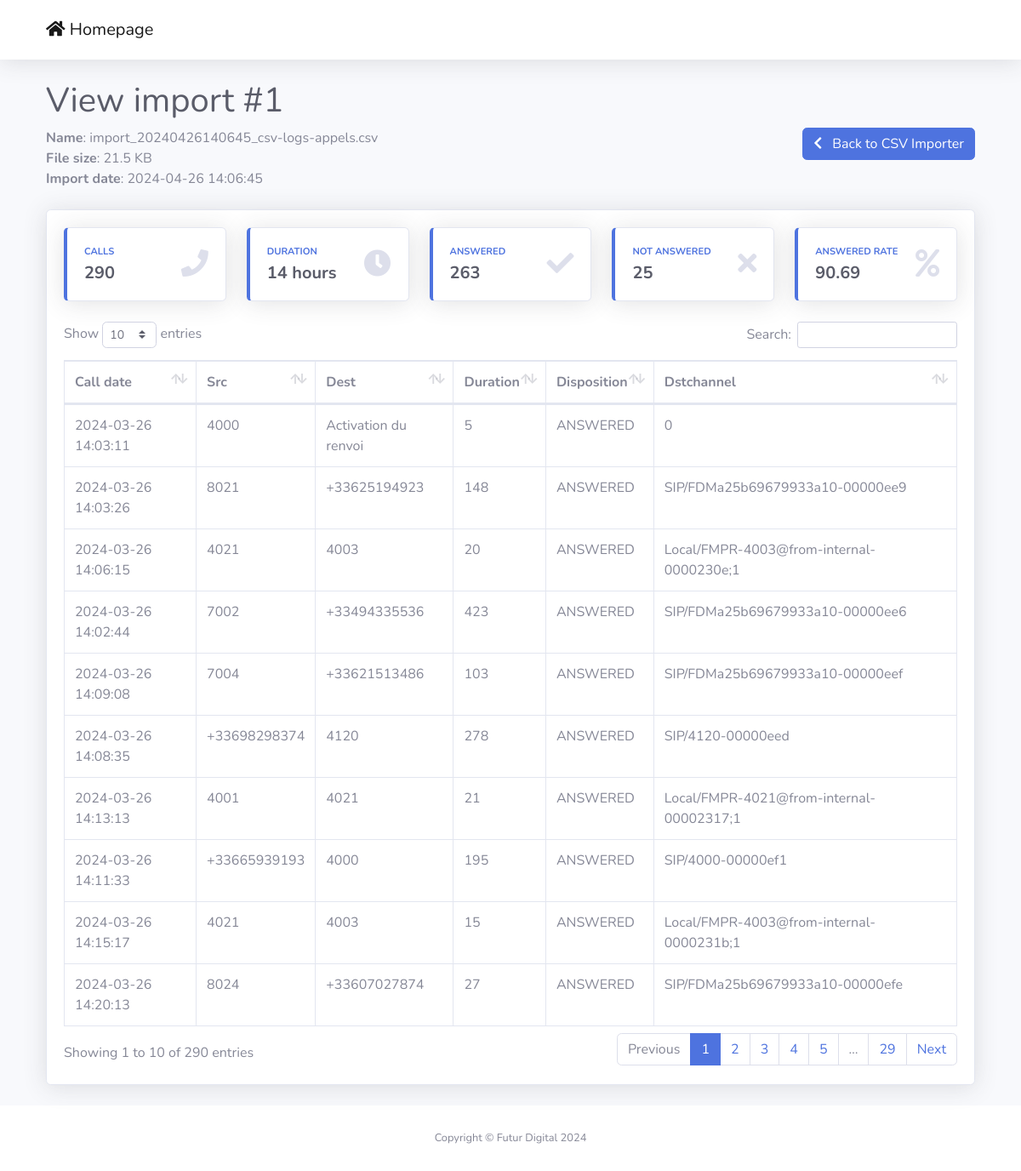
Screenshot of /view-import/1 with the database file from the repository.
### tables this page shows
CREATE TABLE `imports` (
  `id` int NOT NULL AUTO_INCREMENT,
  `name` varchar(255) DEFAULT NULL,
  `fileName` varchar(120) DEFAULT NULL,
  `fileSize` int DEFAULT NULL,
  `created_at` datetime DEFAULT CURRENT_TIMESTAMP,
  PRIMARY KEY (`id`)
);

CREATE TABLE `log_appels_import` (
  `id` int NOT NULL AUTO_INCREMENT,
  `import_id` int NOT NULL,
  `calldate` datetime DEFAULT NULL,
  `src` varchar(20) DEFAULT NULL,
  `dest` varchar(20) DEFAULT NULL,
  `duration` int DEFAULT NULL,
  `disposition` varchar(45) DEFAULT NULL,
  `dstchannel` varchar(45) DEFAULT NULL,
  PRIMARY KEY (`id`)
);

### src/Core/Database.php (called while the page is built, shortened)
<?php
class Database {
    protected PDO $dbh;
    protected PDOStatement $statement;
    public function __construct() {
        $db_host = Config::DB_HOST;
        $db_port = Config::DB_PORT;
        $db_name = Config::DB_NAME;
        $db_user = Config::DB_USER;
        $db_password = Config::DB_PASSWORD;
        $dns = "mysql:host=$db_host;port=$db_port;dbname=$db_name;charset=utf8";
        $options = array(
            PDO::ATTR_PERSISTENT => true,
            PDO::ATTR_ERRMODE => PDO::ERRMODE_EXCEPTION,
        );
        try {
            $this->dbh = new PDO($dns, $db_user, $db_password, $options);
        } catch (PDOException $exception) {
            $this->error = $exception->getMessage();
            throw new PDOException($this->error);
        }
    }
    public function query($query): void {
        $this->statement = $this->dbh->prepare($query);
    }
    public function bind($param, $value, $type = NULL): void {
        if (is_null($type)) {
            switch ($value) {
                case is_int($value):
                    $type = PDO::PARAM_INT;
                    break;
            }
        }
        $this->statement->bindValue($param, $value, $type);
    }
    public function execute(): bool {
        return $this->statement->execute();
    }
    public function get_records(): array {
        $this->execute();
        return $this->statement->fetchAll(PDO::FETCH_ASSOC);
    }
    public function get_single(): mixed {
        $this->execute();
        return $this->statement->fetch(PDO::FETCH_ASSOC);
    }
}

### src/Repositories/ImportRepository.php (called while the page is built, shortened)
<?php
class ImportRepository {
    private Database $database;
    public function __construct() {
        $this->database = new Database();
    }
    public function getById(int $id) {
        $this->database->query('SELECT * FROM imports WHERE id = :id');
        $this->database->bind(':id', $id);
        $this->database->execute();
        return $this->database->get_single();
    }
}

### src/Utils/Utils.php (called while the page is built, shortened)
<?php
class Utils {
    public static function convertBytesToHumanReadable(int $bytes): string {
        $units = ['B', 'KB', 'MB', 'GB', 'TB'];
        for ($i = 0; $bytes > 1024; $i++) {
            $bytes /= 1024;
        }
        return round($bytes, 2) . ' ' . $units[$i];
    }
    public static function secondsToHoursMinutes(int $seconds): string {
        $hours = floor($seconds / 3600);
        $minutes = floor(($seconds % 3600) / 60);
        $output = '';
        if ($hours > 0) {
            $output .= $hours . ' hour' . ($hours > 1 ? 's' : '');
        }
        return $output;
    }
}

### src/Repositories/LogAppelImportRepository.php (called while the page is built, shortened)
<?php
class LogAppelImportRepository {
    private Database $database;
    public function __construct() {
        $this->database = new Database();
    }
    public function getRecordsByImportId(int $importId) {
        $this->database->query('SELECT * FROM log_appels_import WHERE import_id = :import_id');
        $this->database->bind(':import_id', $importId);
        $this->database->execute();
        return $this->database->get_records();
    }
    public function getStats(array $importRecords): array {
        $stats = [
            'totalCalls' => 0,
            'totalDuration' => 0,
            'totalAnswered' => 0,
            'totalNotAnswered' => 0,
            'answeredRate' => 0,
        ];
        foreach ($importRecords as $record) {
            $stats['totalCalls']++;
            $stats['totalDuration'] += $record['duration'];
            $stats['totalAnswered'] += $record['disposition'] === 'ANSWERED' ? 1 : 0;
            $stats['totalNotAnswered'] += $record['disposition'] === 'NO ANSWER' ? 1 : 0;
        }
        $stats['answeredRate'] = $stats['totalCalls'] > 0 ? round(($stats['totalAnswered'] / $stats['totalCalls']) * 100, 2) : 0;
        $stats['totalDuration'] = Utils::secondsToHoursMinutes($stats['totalDuration']);
        return $stats;
    }
}

### src/Utils/Security.php (called while the page is built, shortened)
<?php
class Security
{
    public static function escapeHtml(string $input): string
    {
        return htmlspecialchars($input, ENT_QUOTES, 'UTF-8');
    }
}

### view-import.php (the view, shortened to what this page needs)
<?php
include 'layout/header.php'; ?>
    <div class="container">
    <?php
    $importId = explode("/",($_SERVER["REQUEST_URI"]))[2];
    $importId = filter_var($importId, FILTER_SANITIZE_NUMBER_INT);
    $importRepository = new ImportRepository();
    $import = $importRepository->getById($importId);
    $logAppelImportRepository = new LogAppelImportRepository();
    $logAppelsImport = $logAppelImportRepository->getRecordsByImportId($importId);
    $stats = $logAppelImportRepository->getStats($logAppelsImport);
    if ($import ):
    ?>
    <h1 class="h1 mb-2 text-gray-800">View import #<?php echo $importId; ?></h1>
    <div class="mb-4 row">
        <div class="col-sm-8">
            <div><b>Name</b>: <?php echo $import['name']; ?></div>
            <div><b>File size</b>: <?php echo Utils::convertBytesToHumanReadable($import['fileSize']); ?></div>
            <div><b>Import date</b>: <?php echo $import['created_at']; ?></div>
        </div>
        <div class="col-sm-4 text-right">
            <a href="/" class="btn btn-primary"><i class="fa fa-chevron-left pr-2"></i> Back to CSV Importer</a>
        </div>
    </div>
    <?php endif; ?>
    <div class="card shadow mb-4">
        <div>
            <div class="card-body">
                <div id="stats" class="row mb-4">
                    <?php
                    $statList = [
                        'totalCalls' => [
                            'title' => 'Calls',
                            'icon' => 'fa-phone',
                        ],
                        'totalDuration' => [
                            'title' => 'Duration',
                            'icon' => 'fa-clock',
                        ],
                        'totalAnswered' => [
                            'title' => 'Answered',
                            'icon' => 'fa-check',
                        ],
                        'totalNotAnswered' => [
                            'title' => 'Not Answered',
                            'icon' => 'fa-times',
                        ],
                        'answeredRate' => [
                            'title' => 'Answered Rate',
                            'icon' => 'fa-percent',
                        ]
                    ];
                    foreach ($statList as $key => $value) :
                        $title = $value['title'];
                    ?>
                    <div class="col">
                        <?php echo Components::statsCard($title, $stats[$key], $value['icon']); ?>
                    </div>
                    <?php endforeach; ?>
                </div>
                <?php
                if ( count($logAppelsImport) > 0 ):
                ?>
                <table class="table table-bordered" id="dataTable" width="100%" cellspacing="0">
                    <thead>
                    <tr>
                        <th>Call date</th>
                        <th>Src</th>
                        <th>Dest</th>
                        <th>Duration</th>
                        <th>Disposition</th>
                        <th>Dstchannel</th>
                    </tr>
                    </thead>
                    <tbody>
                    <?php
                    foreach ($logAppelsImport as $item) : ?>
                        <tr>
                            <td><?= $item['calldate'] ?></td>
                            <td><?= $item['src'] ?></td>
                            <td><?= $item['dest'] ?></td>
                            <td><?= $item['duration'] ?></td>
                            <td><?= Security::escapeHtml($item['disposition']) ?></td>
                            <td><?= Security::escapeHtml($item['dstchannel']) ?></td>
                        </tr>
                    <?php endforeach; ?>
                    </tbody>
                </table>
                <?php else: ?>
                    <div class="alert alert-warning">No data found</div>
                <?php endif; ?>
            </div>
        </div>
    </div>
<?php include 'layout/footer.php'; ?>

### layout/header.php (shortened to what this page needs)
<!DOCTYPE html>
<html lang="en">
<head>
    <link href="/assets/vendor/fontawesome-free/css/all.min.css" rel="stylesheet" type="text/css">
    <link href="/assets/vendor/sb-admin/sb-admin-2.min.css" rel="stylesheet">
    <link href="/assets/vendor/datatables/dataTables.bootstrap4.min.css" rel="stylesheet">
    <link href="/assets/css/style.css" rel="stylesheet">
</head>
<body id="page-top">
<div id="wrapper">
    <div id="content-wrapper" class="d-flex flex-column">
        <div id="content">
            <nav class="navbar navbar-expand navbar-light bg-white topbar mb-4 static-top shadow">
                <div class="container">
                    <div class="pl-4">
                        <a class="navbar-brand" href="/"><i class="fa fa-home"></i> Homepage</a>
                    </div>
                </div>
            </nav>

### src/Utils/Components.php (shortened to what this page needs)
<?php
class Components
{
    public static function statsCard($title = 'title', $subtitle = 'subtitle', $iconName = 'fa-info'): string
    {
        return '<div class="card border-left-primary shadow h-100">
            <div class="card-body">
                <div class="row no-gutters align-items-center">
                    <div class="col mr-2">
                        <div class="text-xs font-weight-bold text-primary text-uppercase mb-1">' . $title . '</div>
                        <div class="h5 mb-0 font-weight-bold text-gray-800">' . $subtitle . '</div>
                    </div>
                    <div class="col-auto">
                        <i class="fas ' . $iconName . ' fa-2x text-gray-300"></i>
                    </div>
                </div>
            </div>
        </div>';
    }
}

### layout/footer.php (shortened to what this page needs)
</div>
<footer class="sticky-footer bg-white">
    <div class="container my-auto">
        <div class="copyright text-center my-auto">
            <span>Copyright &copy; Futur Digital 2024</span>
        </div>
    </div>
</footer>
</div>
</div>
</body>
</html>

### assets/css/style.css (style rules this page uses)
#content { min-height: calc(100vh - 80px); }

### rows the page displays
imports: name "import_20240426140645_csv-logs-appels.csv", fileSize "21.5 KB", created_at "2024-04-26 14:06:45"
log_appels_import: calldate "2024-03-26 14:03:11", src "4000", dest "Activation du renvoi", duration "5", disposition "ANSWERED", dstchannel "0"
log_appels_import: calldate "2024-03-26 14:03:26", src "8021", dest "+33625194923", duration "148", disposition "ANSWERED", dstchannel "SIP/FDMa25b69679933a10-00000ee9"
log_appels_import: calldate "2024-03-26 14:06:15", src "4021", dest "4003", duration "20", disposition "ANSWERED", dstchannel "Local/FMPR-4003@from-internal-0000230e;1"
log_appels_import: calldate "2024-03-26 14:02:44", src "7002", dest "+33494335536", duration "423", disposition "ANSWERED", dstchannel "SIP/FDMa25b69679933a10-00000ee6"
log_appels_import: calldate "2024-03-26 14:09:08", src "7004", dest "+33621513486", duration "103", disposition "ANSWERED", dstchannel "SIP/FDMa25b69679933a10-00000eef"
log_appels_import: calldate "2024-03-26 14:08:35", src "+33698298374", dest "4120", duration "278", disposition "ANSWERED", dstchannel "SIP/4120-00000eed"
log_appels_import: calldate "2024-03-26 14:13:13", src "4001", dest "4021", duration "21", disposition "ANSWERED", dstchannel "Local/FMPR-4021@from-internal-00002317;1"
log_appels_import: calldate "2024-03-26 14:11:33", src "+33665939193", dest "4000", duration "195", disposition "ANSWERED", dstchannel "SIP/4000-00000ef1"
log_appels_import: calldate "2024-03-26 14:15:17", src "4021", dest "4003", duration "15", disposition "ANSWERED", dstchannel "Local/FMPR-4003@from-internal-0000231b;1"
log_appels_import: calldate "2024-03-26 14:20:13", src "8024", dest "+33607027874", duration "27", disposition "ANSWERED", dstchannel "SIP/FDMa25b69679933a10-00000efe"

### other values shown
$importId "1"
$title "CALLS"
$subtitle "290"
$title "DURATION"
$subtitle "14 hours"
$title "ANSWERED"
$subtitle "263"
$title "NOT ANSWERED"
$subtitle "25"
$title "ANSWERED RATE"
$subtitle "90.69"
